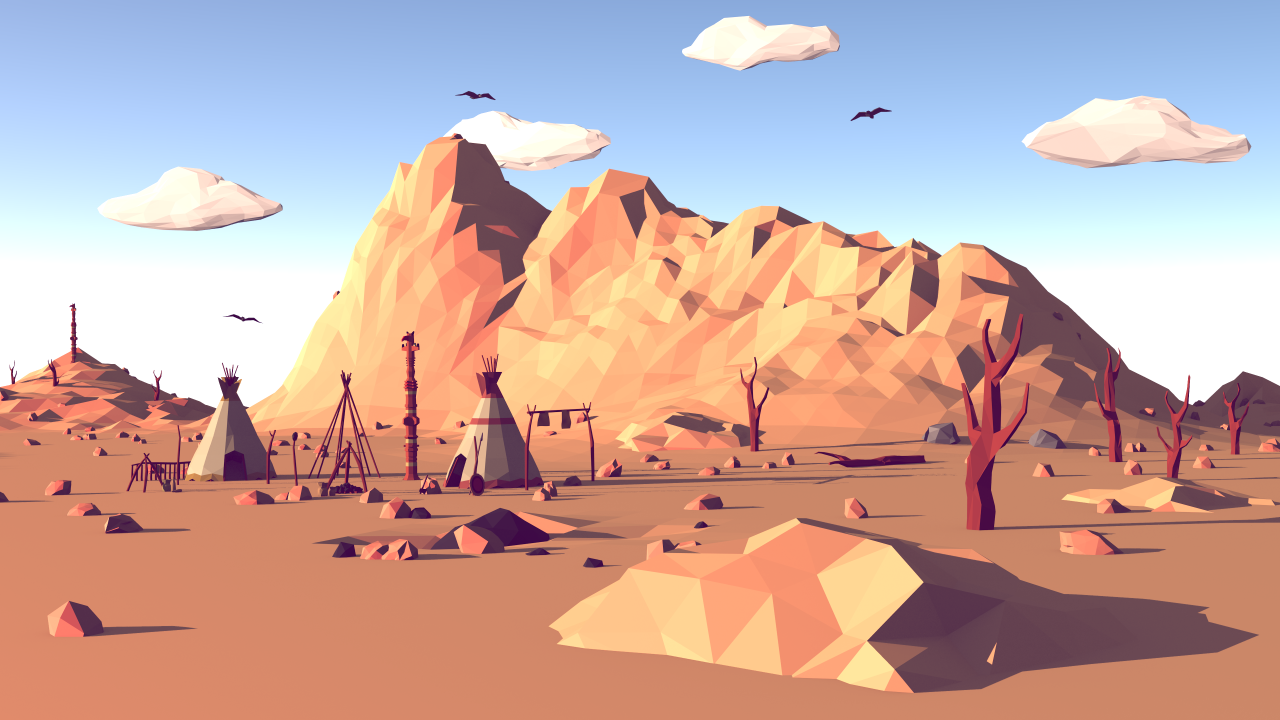
#> input picture scripts/Ross/temp/Image.png, 3840 x 2160 px, found by its file name (shown at 1/3 size)
$ python FoveatedRenderingDemo.py
#> lines starting #> are read from the running program, lines starting #| are printed output that depends on the picture
import cv2 as cv
import numpy as np
import functools

im = cv.imread('Image.png')
#> im is the input picture: shape (2160, 3840, 3); mean B, G, R 161.5, 168.4, 200.3


def make_foveation(im, s):
#> called with s = 8
    im = cv.resize(im, dsize=(0, 0), fx=1 / s, fy=1 / s, interpolation=cv.INTER_NEAREST)
#> im: shape (270, 480, 3)
    im = cv.resize(im, dsize=(0, 0), fx=s, fy=s, interpolation=cv.INTER_NEAREST)
#> im: shape (2160, 3840, 3)
    return im


im2 = make_foveation(im, 8)
im3 = make_foveation(im, 16)


def mask_func(r, i, j, k):
#> called with r = 500
    cy = im.shape[0] / 2
#> cy = 1080
    cx = im.shape[1] / 2
#> cx = 1920
    dy = (i - cy)
    dx = (j - cx)

    return (np.sqrt(dx * dx + dy * dy) > r) * 1


def create_mask(r):
    return np.fromfunction(functools.partial(mask_func, r), im.shape, dtype=np.uint32)


m1 = create_mask(500)
m2 = create_mask(1000)
m3 = create_mask(1500)

im1 = im * (1 - m1)
im2 = im2 * (m1 - m2)
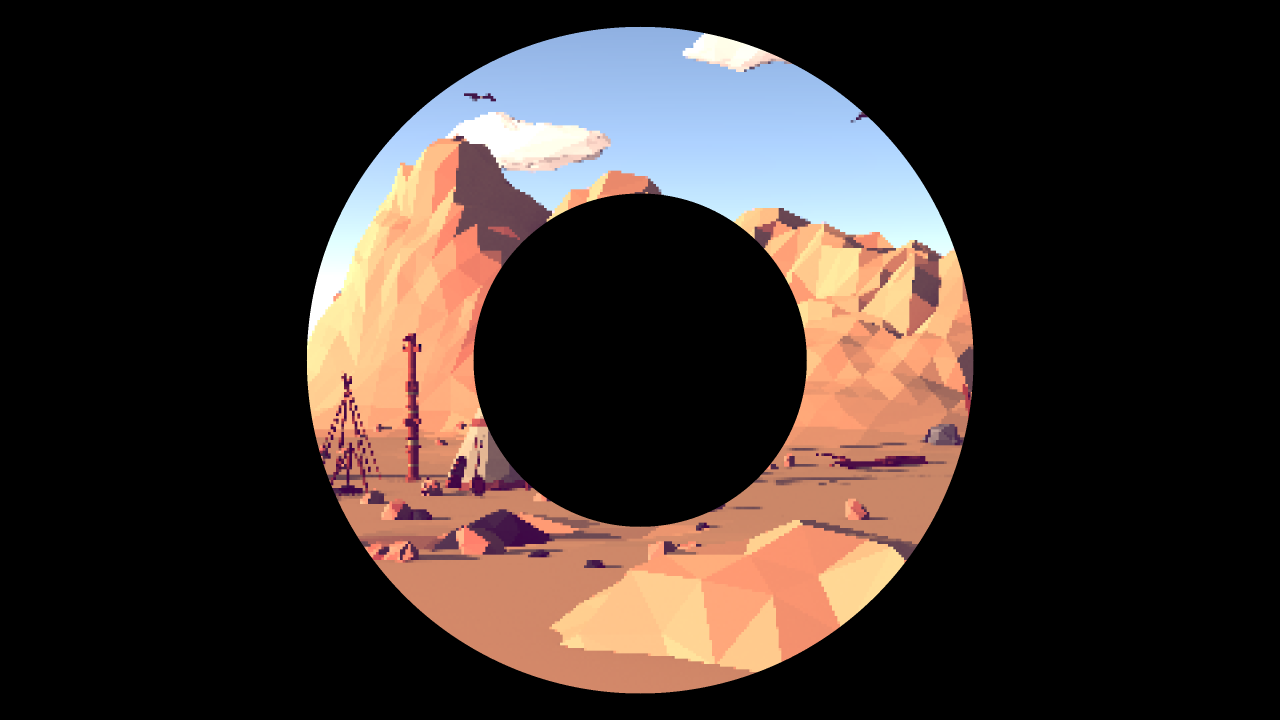
#> im2: shape (2160, 3840, 3) int64 (shown at 1/3 size); mean of channels 0, 1, 2 43.3, 47.7, 59.1; drawn as B, G, R
im3 = im3 * m2
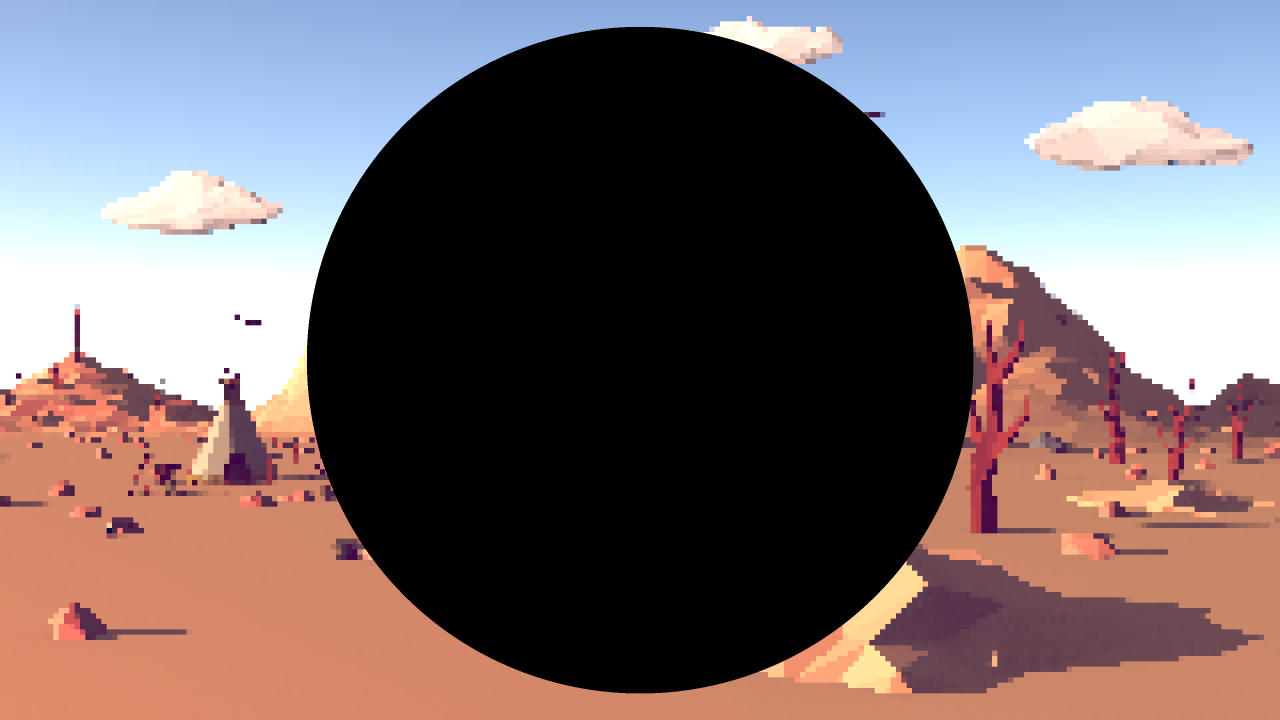
#> im3: shape (2160, 3840, 3) int64 (shown at 1/3 size); mean of channels 0, 1, 2 106.8, 105.4, 119.5; drawn as B, G, R

final = im1 + im2 * 0.8 + im3 * 0.6
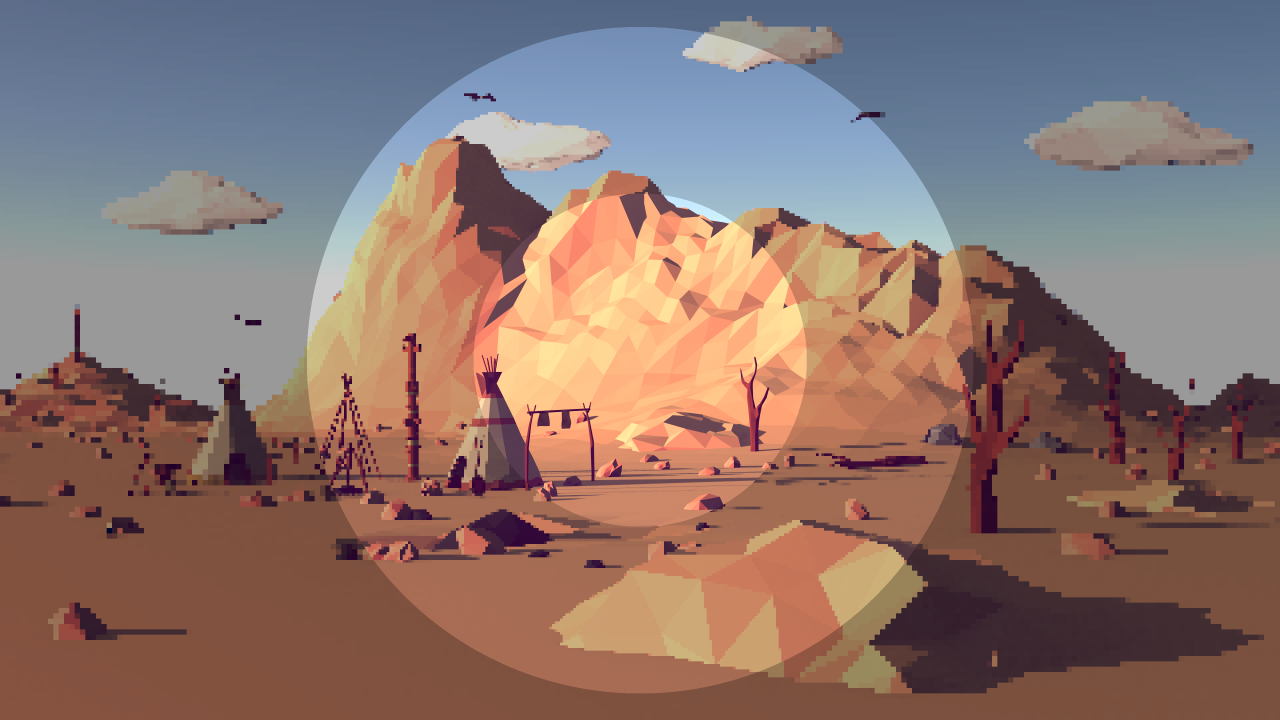
#> final: shape (2160, 3840, 3) float64 (shown at 1/3 size); mean B, G, R 110.3, 116.7, 140.5

cam_matrix = np.array([
    [1, 0, im.shape[1] / 2],
    [0, 1, im.shape[0] / 2],
    [0, 0, 1]
])
#> cam_matrix = [[1, 0, 1920], [0, 1, 1080], [0, 0, 1]]
out = cv.undistort(final, cam_matrix, np.array([1e-6, 0, 0, 0]))
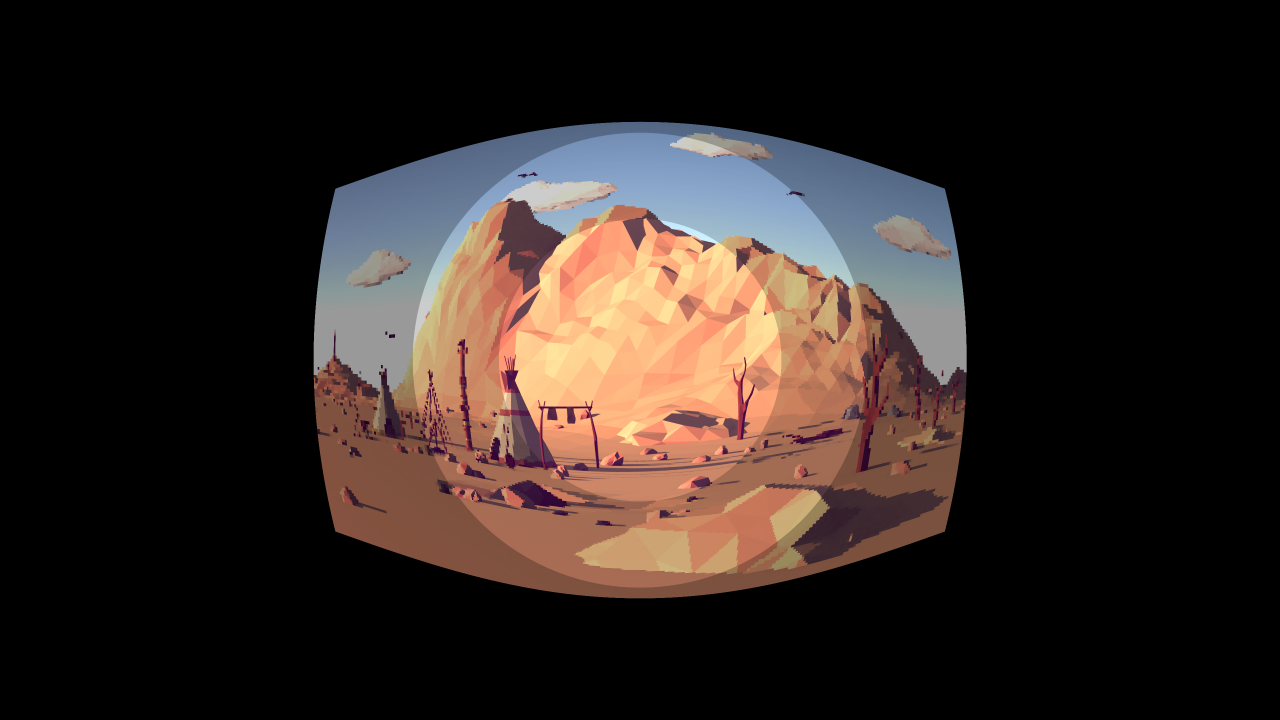
#> out: shape (2160, 3840, 3) float64 (shown at 1/3 size); mean B, G, R 33.5, 37.6, 47.3

cv.imwrite('out.png', out)
